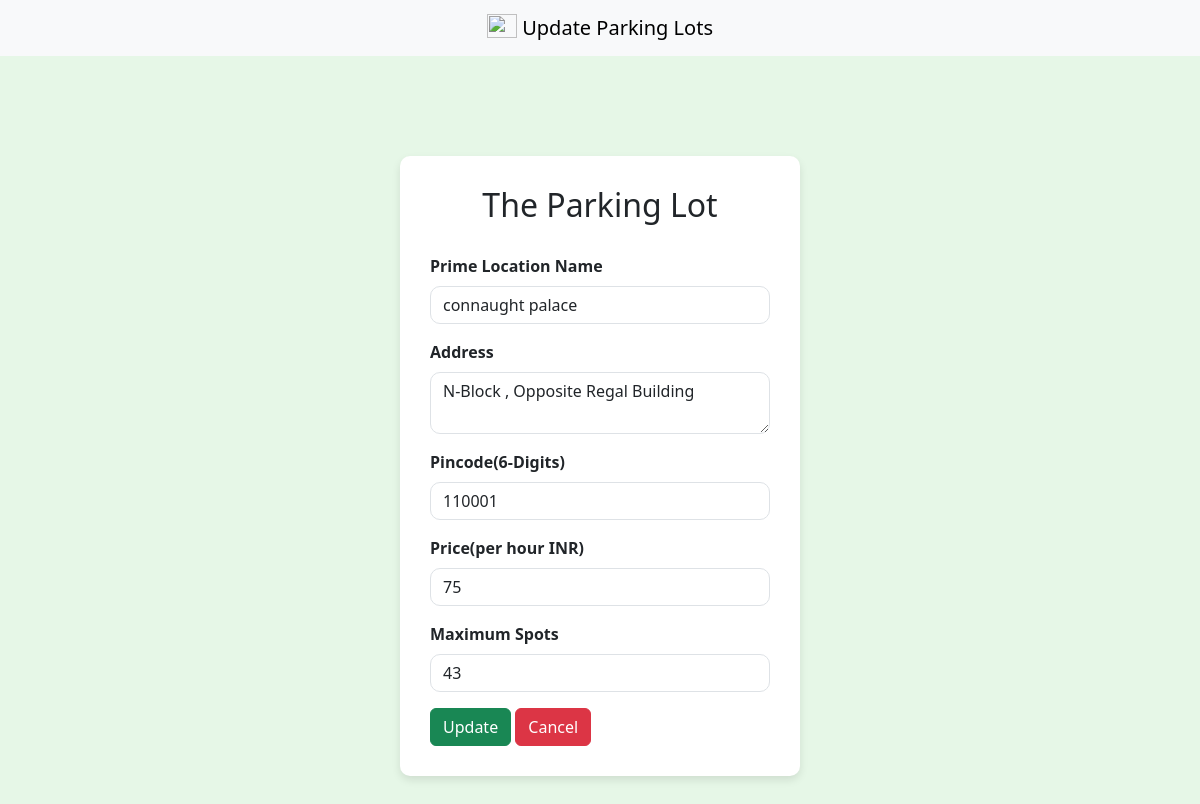
Screenshot of /admin/dashboard/editlot/1 with the database file from the repository.
### models/models.py (models this page shows)
class ParkingLot(db.Model):
    id=db.Column(db.Integer(),primary_key=True)
    location_name = db.Column(db.String(250),nullable=False)
    pincode=db.Column(db.Integer(),nullable=False)
    price=db.Column(db.Integer(),nullable=False)
    max_spots=db.Column(db.Integer(),nullable=False)
    address=db.Column(db.String(250),nullable=False)
    occupied=db.Column(db.Integer(),default=0)

### controllers/controllers.py (the view, shortened to what this page needs)
@controllers.route("/admin/dashboard/editlot/<int:lot_id>", methods=['GET','POST'])
def editParkingLot(lot_id):
    parkinglot=ParkingLot.query.get_or_404(lot_id)
    return render_template("editParkingLot.html",parkinglot=parkinglot)

### templates/editParkingLot.html (shortened to what this page needs)
<!DOCTYPE html>
<html lang="en">
<head>
    <link href="https://cdn.jsdelivr.net/npm/bootstrap@5.3.0-alpha1/dist/css/bootstrap.min.css" rel="stylesheet">
</head>
<body>
    <nav class="navbar bg-body-tertiary">
  <div class="container-fluid text-center">
    <a class="navbar-brand mx-auto " href="#">
      <img src="https://images.pexels.com/photos/164634/pexels-photo-164634.jpeg?_gl=1*1rfblvq*_ga*MTY5NDc0NzA3NC4xNzUzMjk4NzE5*_ga_8JE65Q40S6*czE3NTMyOTg3MTgkbzEkZzEkdDE3NTMyOTg3MjMkajU1JGwwJGgw" width="30" height="24" class="d-inline-block align-text-top" style="align-content: center;">
      Update Parking Lots
    </a>
  </div>
        </nav>
    <div class="login-container">
        <h2>The Parking Lot</h2>
        <form action="/admin/dashboard/editlot/{{ parkinglot.id }}" method="POST">
            <div class="mb-3">
                <label for="text" class="form-label"><b>Prime Location Name</b></label>
                <input type="text" class="form-control" id="location_name" placeholder="Enter Location Name" name ="location_name" required value="{{ parkinglot.location_name }}">
            </div>
            <div class="mb-3">
                <label for="address" class="form-label"><b>Address</b></label>
                <textarea type="address" class="form-control" id="address" placeholder="Enter your address" name="address" required >{{ parkinglot.address }}</textarea>
            </div>
             <div class="mb-3">
                <label for="number" class="form-label"><b>Pincode(6-Digits)</b></label>
                <input type="number" class="form-control" id="pincode" placeholder="pincode" name ="pincode" required  value="{{ parkinglot.pincode }}">
            </div>
             <div class="mb-3">
                <label for="number" class="form-label"><b>Price(per hour INR)</b></label>
                <input type="number" class="form-control" id="price" placeholder="price" name ="price" required value="{{ parkinglot.price }}">
            </div>
             <div class="mb-3">
                <label for="number" class="form-label"><b>Maximum Spots</b></label>
                <input type="number" class="form-control" id="max_spots" placeholder="max_spots" name ="max_spots" required value="{{ parkinglot.max_spots }}">
            </div>
            <button type="submit" class="btn btn-success" href="">Update</button>
            <a href="/admin/dashboard" class="btn btn-danger">Cancel</a>
        </form>
    </div>
</body>
</html>

### templates/editParkingLot.html (style rules this page uses)
body { background-color: #e6f7e7; }
.login-container { max-width: 400px; margin: 100px auto; background-color: white; padding: 30px; border-radius: 10px; box-shadow: 0 4px 8px rgba(0, 0, 0, 0.1); }
.login-container h2 { text-align: center; margin-bottom: 30px; }
.form-control { border-radius: 10px; }

### rows the page displays
ParkingLot: location_name "connaught palace", address "N-Block , Opposite Regal Building", pincode "110001", price "75", max_spots "43"
